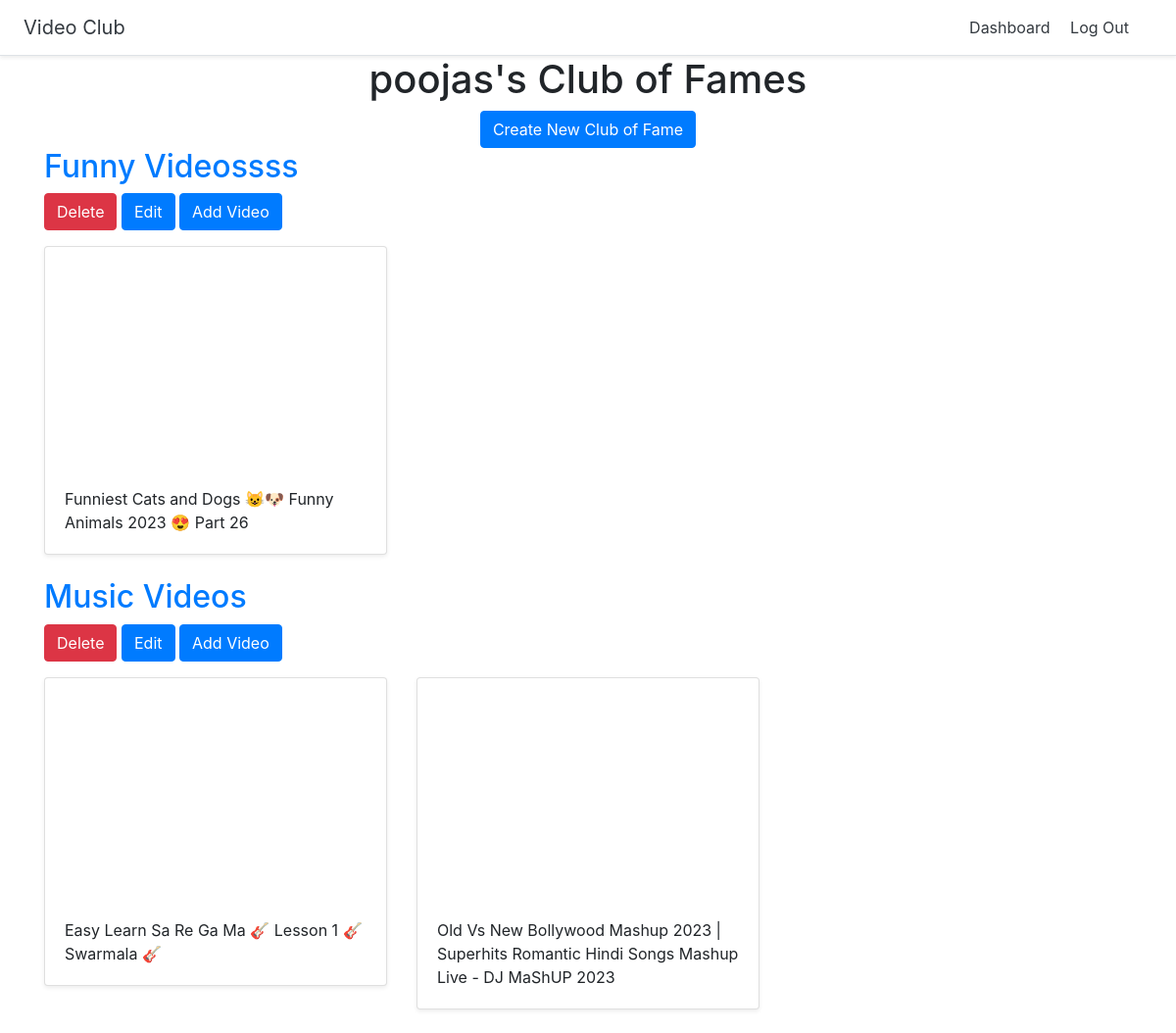
Page /dashboard (signed in) on the committed database.
### club/models.py (models this page shows)
class Club(models.Model):
    title =models.CharField(max_length=255)
    user = models.ForeignKey(User, on_delete=models.CASCADE, null=True) #Have one issue with null.. no need of null=True but need to check

class Video(models.Model):
    title =models.CharField(max_length=255)
    url = models.URLField()
    youtube_id = models.CharField(max_length=255)
    club = models.ForeignKey(Club, on_delete=models.CASCADE)

### club/views.py (the view)
# urls.py: path('dashboard', views.dashboard, name='dashboard'),
@login_required # To access dashboard, user should login first.
def dashboard(request):
    clubs = Club.objects.filter(user=request.user) # User can see is own clubs only
    return render(request, 'dashboard.html', {'clubs': clubs})

### club/templates/dashboard.html
{% extends 'base.html' %}
{% block content %}
<div class="container">
  <div class="text-center">
    <h1>{{ user.username }}'s Club of Fames</h1>
    <a href="{% url 'create_club' %}" class="btn btn-primary">Create New Club of Fame</a>
  </div>
    {% for club in clubs %}
<h2><a href="{% url 'detail_club' club.id %}">{{ club.title }}</a></h2>
<a href="{% url 'delete_club' club.id %}" class="btn btn-danger">Delete</a>
<a href="{% url 'update_club' club.id %}" class="btn btn-primary">Edit</a>
<a href="{% url 'add_video' club.id %}" class="btn btn-primary">Add Video</a>
    <div class="row">
      {% for video in club.video_set.all %}
      <div class="col-md-4 mt-3">
        <div class="card mb-4 shadow-sm">
          <iframe width="100%" height="225" src="https://www.youtube.com/embed/{{ video.youtube_id }}" frameborder="0" allow="accelerometer; autoplay; encrypted-media; gyroscope; picture-in-picture" allowfullscreen></iframe>
          <div class="card-body">
            <p class="card-text">{{ video.title }}</p>
          </div>
        </div>
      </div>
      {% endfor %}
      </div>
    {% endfor %}
</div>
{% endblock %}

### rows in the picture
Club: title "Funny Videossss"
Video: title "Funniest Cats and Dogs 😺🐶 Funny Animals 2023 😍 Part 26"
Club: title "Music Videos"
Video: title "Easy Learn Sa Re Ga Ma 🎸 Lesson 1 🎸 Swarmala 🎸"
Video: title "Old Vs New Bollywood Mashup 2023 | Superhits Romantic Hindi Songs Mashup Live - DJ MaShUP 2023"

### other values in the picture
{{ user.username }} "poojas"
